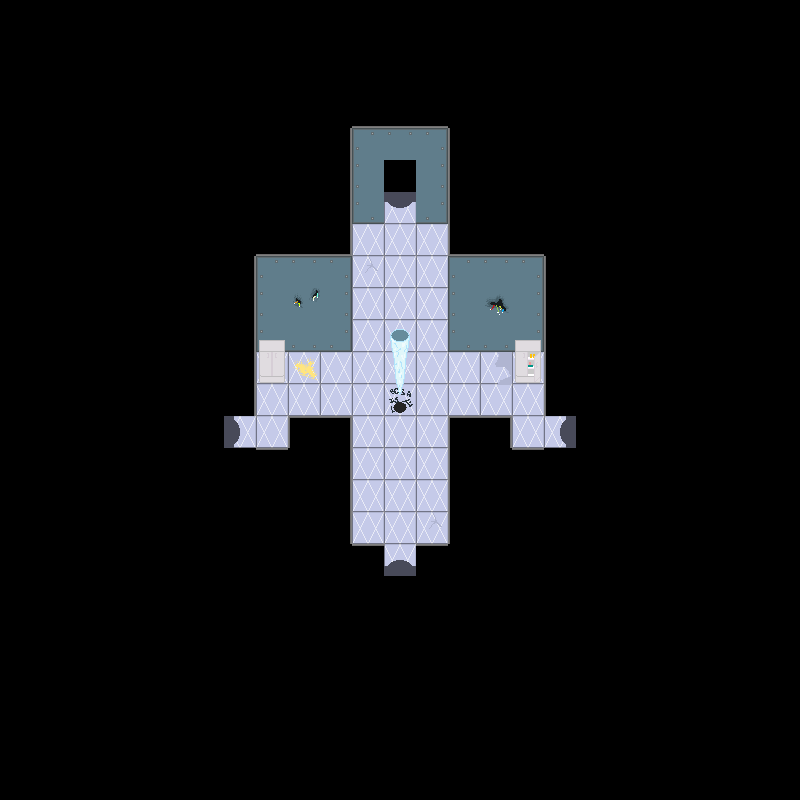

A 2D game scene composited from a Tiled map and its tileset images. What follows is a short description and the map's XML, with each tile layer's data collapsed to a summary:
An orthogonal 25x25 tile map with 32x32 px tiles, 5 tile layers (backgroundLayer, wallLayer, objectLayer, objectAboveLayer, ...), 2 tilesets and 4 objects.

<map version="1.2" tiledversion="1.2.3" orientation="orthogonal" renderorder="right-down" width="25" height="25" tilewidth="32" tileheight="32" infinite="0" nextlayerid="7" nextobjectid="5">
 <tileset firstgid="1" name="f2objs" tilewidth="32" tileheight="32" tilecount="16" columns="4">
  <image source="../../assets/Floor 2/objspritesheet.png" width="128" height="128" />
 </tileset>
 <tileset firstgid="17" name="f2tiles" tilewidth="32" tileheight="32" tilecount="56" columns="8">
  <image source="../../assets/Floor 2/f2spritesheet.png" width="256" height="224" />
 </tileset>
 <layer id="1" name="backgroundLayer" width="25" height="25">
  <data>[625 cells, 625 non-empty, 10 distinct tile ids]</data>
 </layer>
 <layer id="2" name="wallLayer" width="25" height="25">
  <data>[625 cells, 80 non-empty, 19 distinct tile ids]</data>
 </layer>
 <layer id="3" name="objectLayer" width="25" height="25">
  <data>[625 cells, 5 non-empty, 4 distinct tile ids]</data>
 </layer>
 <layer id="4" name="objectAboveLayer" width="25" height="25">
  <data>[625 cells, 2 non-empty, 2 distinct tile ids]</data>
 </layer>
 <objectgroup id="5" name="doorLayer">
  <object id="1" gid="32" x="384" y="224" width="32" height="32">
   <properties>
    <property name="door" value="up" />
   </properties>
  </object>
  <object id="2" gid="32" x="224" y="448" width="32" height="32">
   <properties>
    <property name="door" value="left" />
   </properties>
  </object>
  <object id="3" gid="32" x="544" y="448" width="32" height="32">
   <properties>
    <property name="door" value="right" />
   </properties>
  </object>
  <object id="4" gid="32" x="384" y="576" width="32" height="32">
   <properties>
    <property name="door" value="down" />
   </properties>
  </object>
 </objectgroup>
 <layer id="6" name="aboveLayer" width="25" height="25">
  <data>[625 cells, 0 non-empty, 0 distinct tile ids]</data>
 </layer>
</map>
